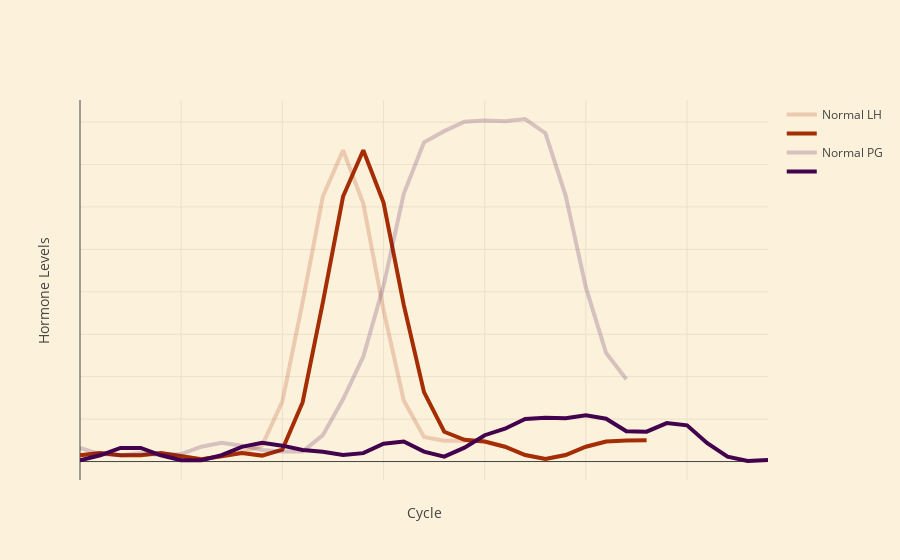

The notebook cell this image was saved under:
### Code cell
lh_cycle = lh_cycle_data(28, cycle_type = 'normal', pcos = False)
lh_cycle_2 = lh_cycle_data(30, cycle_type = 'normal', pcos = False)

pg_cycle = pg_cycle_data(28)
pg_cycle_2 = pg_cycle_data(35, egg = False)

x_lh  = np.array(range(len(lh_cycle)))
x_lh_2  = np.array(range(len(lh_cycle_2)))



x_pg  = np.array(range(len(pg_cycle)))
x_pg_2  = np.array(range(len(pg_cycle_2)))


trace1 = go.Scatter(
        x = x_lh,
        y = lh_cycle,
        name = 'Normal LH',
        opacity = 0.2,

    line = dict(
        width = 4,
        color = '#A52D04'
    )
    
)

trace2 = go.Scatter(
        x = x_pg,
        y = pg_cycle,
        name = 'Normal PG',
        opacity = 0.2,

    line = dict(
        width = 4,
        color = '#43024E'
    )
    
)

trace3 = go.Scatter(
        x = x_lh_2,
        y = lh_cycle_2,
        name = '',
    line = dict(
        width = 4,
        color = '#A52D04'
    )
    
)

trace4 = go.Scatter(
        x = x_pg_2,
        y = pg_cycle_2,
        name = '',
    line = dict(
        width = 4,
        color = '#43024E'
    )
    
)


layout = dict(
    title = '',
    paper_bgcolor='#FCF1DA',
    plot_bgcolor='#FCF1DA',
    xaxis = go.XAxis(
        title = 'Cycle',
        showticklabels=False),
    yaxis = go.YAxis(
        title = 'Hormone Levels',
        showticklabels = False
    )
)

data = [trace1, trace3, trace2, trace4]

# data = [trace1]


fig = dict(data=data, layout=layout)

iplot(fig, filename='basic-scatter')

### Figure 1 — Plotly figure (JSON) as saved in the notebook; plotly's stock layout.template omitted (floating-point values rounded to 4 significant figures)
{"data": [{"line": {"color": "#A52D04", "width": 4}, "name": "Normal LH", "opacity": 0.2, "type": "scatter", "uid": "23e59c58-0d6b-426e-9ccb-c1ff9a63ba8b", "x": [0, 1, 2, 3, 4, 5, 6, 7, 8, 9, 10, 11, 12, 13, 14, 15, 16, 17, 18, 19, 20, 21, 22, 23, 24, 25, 26], "y": [0.2961, 0.4078, 0.2961, 0.296, 0.4035, 0.2465, 0.108, 0.2475, 0.4375, 0.7486, 2.835, 7.497, 12.49, 14.67, 12.15, 7.139, 2.873, 1.163, 0.9763, 0.9919, 0.9413, 0.6996, 0.3051, 0.1171, 0.3051, 0.6995, 0.9369]}, {"line": {"color": "#A52D04", "width": 4}, "name": "", "type": "scatter", "uid": "8a53aa0c-519c-4dc8-b92a-601975247ade", "x": [0, 1, 2, 3, 4, 5, 6, 7, 8, 9, 10, 11, 12, 13, 14, 15, 16, 17, 18, 19, 20, 21, 22, 23, 24, 25, 26, 27, 28], "y": [0.2961, 0.4078, 0.2961, 0.296, 0.4035, 0.2465, 0.108, 0.2464, 0.4002, 0.2804, 0.5606, 2.785, 7.493, 12.49, 14.67, 12.21, 7.381, 3.272, 1.405, 1.026, 0.9423, 0.6996, 0.3051, 0.1171, 0.3051, 0.6996, 0.9414, 0.9954, 0.9999]}, {"line": {"color": "#43024E", "width": 4}, "name": "Normal PG", "opacity": 0.2, "type": "scatter", "uid": "c86bdd0a-a0ae-414e-bff5-f2671601a9f6", "x": [0, 1, 2, 3, 4, 5, 6, 7, 8, 9, 10, 11, 12, 13, 14, 15, 16, 17, 18, 19, 20, 21, 22, 23, 24, 25, 26, 27], "y": [0.6455, 0.35, 0.3005, 0.4081, 0.3007, 0.3544, 0.6995, 0.8875, 0.7489, 0.5429, 0.4754, 0.476, 1.244, 2.933, 4.94, 8.28, 12.62, 15.04, 15.57, 16.01, 16.07, 16.04, 16.14, 15.47, 12.53, 8.208, 5.115, 3.879]}, {"line": {"color": "#43024E", "width": 4}, "name": "", "type": "scatter", "uid": "08d1ffae-c75b-4b90-8171-40c91dce3491", "x": [0, 1, 2, 3, 4, 5, 6, 7, 8, 9, 10, 11, 12, 13, 14, 15, 16, 17, 18, 19, 20, 21, 22, 23, 24, 25, 26, 27, 28, 29, 30, 31, 32, 33, 34], "y": [0.06299, 0.2961, 0.6409, 0.6409, 0.2961, 0.06299, 0.06312, 0.3005, 0.695, 0.8873, 0.7489, 0.5425, 0.4622, 0.3087, 0.3951, 0.8417, 0.9453, 0.4703, 0.2282, 0.6532, 1.241, 1.547, 2.008, 2.068, 2.037, 2.185, 2.02, 1.426, 1.409, 1.812, 1.706, 0.8662, 0.2332, 0.0258, 0.06954]}], "layout": {"paper_bgcolor": "#FCF1DA", "plot_bgcolor": "#FCF1DA", "title": "", "xaxis": {"showticklabels": false, "title": "Cycle"}, "yaxis": {"showticklabels": false, "title": "Hormone Levels"}}}
